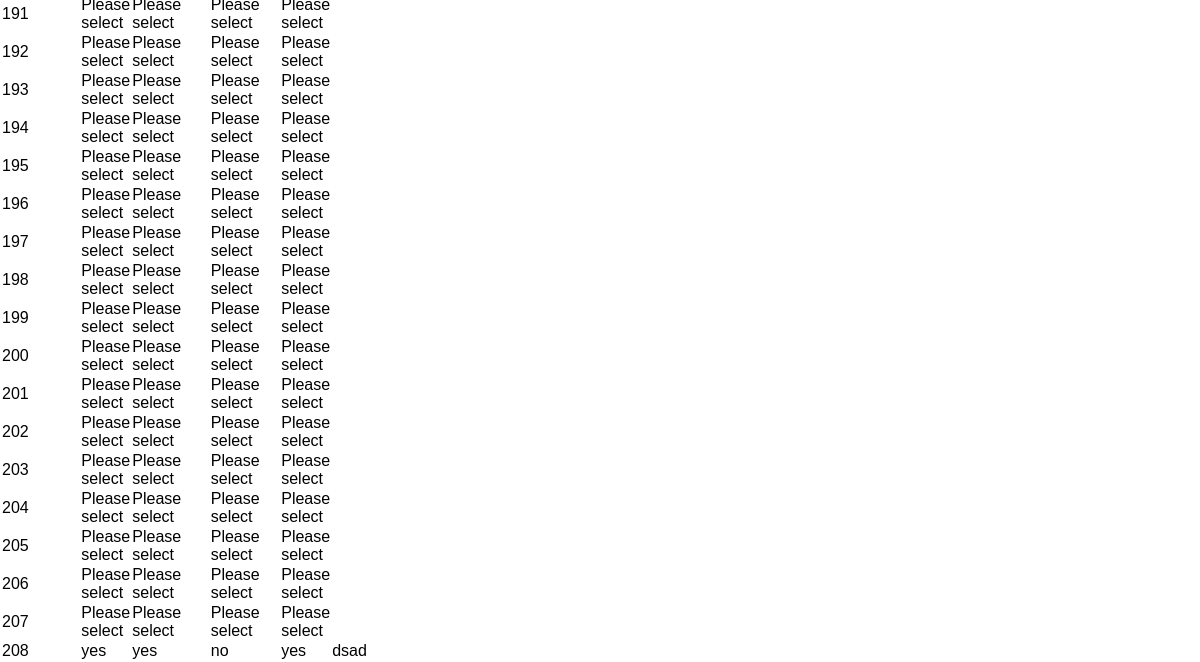
The page /CandidateWorkElegibility (lower part) on the database as committed earlier.
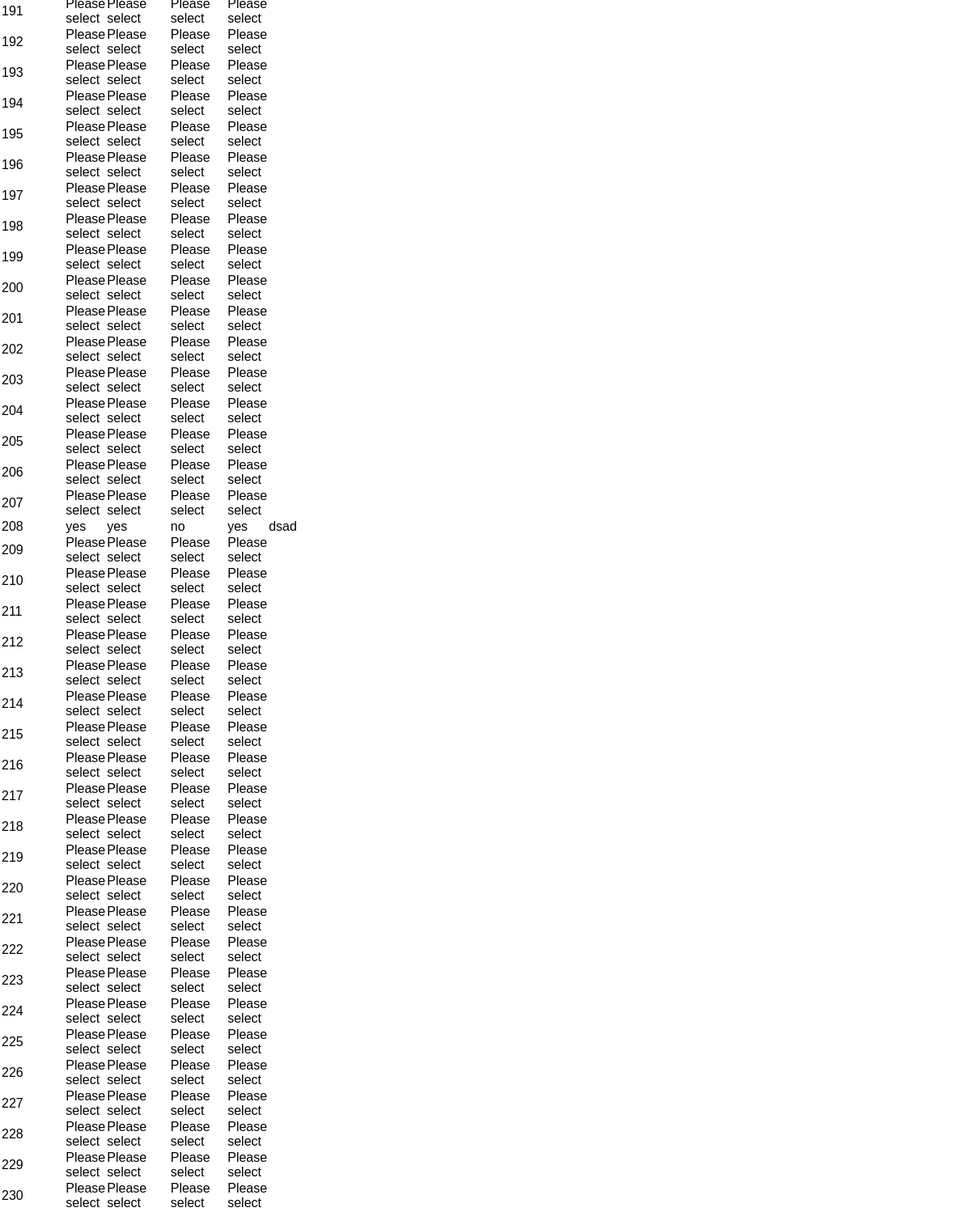
The same page on the database as committed later.
### tables this page shows
CREATE TABLE `CandidateWorkElegibility` (
	`CandidateID`	INTEGER NOT NULL PRIMARY KEY AUTOINCREMENT,
	`CandidateWorkElegibility`	TEXT NOT NULL,
	`CandidateDrivingLicense`	TEXT NOT NULL,
	`CandidateCriminalConvictions`	TEXT NOT NULL,
	`CandidateDisabilities`	TEXT NOT NULL,
	`CandidateDisabilityDetails`	TEXT NOT NULL
);

### DatabaseServer.py (the view)
@app.route("/CandidateWorkElegibility", methods=['GET'])
def database4():
    if request.method=='GET':
        conn = sqlite3.connect(DATABASE)
        cur = conn.cursor()
        cur.execute("SELECT * FROM CandidateWorkElegibility")
        data = cur.fetchall()
        return render_template("CandidateWorkElegibility.html", data=data)

### templates/CandidateWorkElegibility.html (shortened to what this page needs)
<!DOCTYPE html>
<html>
  <head>
    <link rel="stylesheet" media="screen" href="https://fontlibrary.org/face/schilder-grotesk" type="text/css"/>
    <link rel="stylesheet" type="text/css" href="../static/css/stylesheet.css">
    <title="Tutorials">
  </head>
  <body>
    <div class="database_display">
      <table id="table_data">
        {% for row in data%}
        <tr>
          {% for cell in row%}
          <td> {{cell}} </td>
          {% endfor %}
        </tr>
        {% endfor %}
      </table>
    </div>
  </body>
</html>

### static/css/stylesheet.css (style rules this page uses)
* { margin: 0px; padding: 0px; }
body { font-family: Arial, "Helvetica Neue", Helvetica, sans-serif; }

Rows that differ between the two databases and show on the page:
added CandidateWorkElegibility: row "209", CandidateWorkElegibility "Please select", CandidateDrivingLicense "Please select", CandidateCriminalConvictions "Please select", CandidateDisabilities "Please select"
added CandidateWorkElegibility: row "210", CandidateWorkElegibility "Please select", CandidateDrivingLicense "Please select", CandidateCriminalConvictions "Please select", CandidateDisabilities "Please select"
added CandidateWorkElegibility: row "211", CandidateWorkElegibility "Please select", CandidateDrivingLicense "Please select", CandidateCriminalConvictions "Please select", CandidateDisabilities "Please select"
added CandidateWorkElegibility: row "212", CandidateWorkElegibility "Please select", CandidateDrivingLicense "Please select", CandidateCriminalConvictions "Please select", CandidateDisabilities "Please select"
added CandidateWorkElegibility: row "213", CandidateWorkElegibility "Please select", CandidateDrivingLicense "Please select", CandidateCriminalConvictions "Please select", CandidateDisabilities "Please select"
added CandidateWorkElegibility: row "214", CandidateWorkElegibility "Please select", CandidateDrivingLicense "Please select", CandidateCriminalConvictions "Please select", CandidateDisabilities "Please select"
added CandidateWorkElegibility: row "215", CandidateWorkElegibility "Please select", CandidateDrivingLicense "Please select", CandidateCriminalConvictions "Please select", CandidateDisabilities "Please select"
added CandidateWorkElegibility: row "216", CandidateWorkElegibility "Please select", CandidateDrivingLicense "Please select", CandidateCriminalConvictions "Please select", CandidateDisabilities "Please select"
added CandidateWorkElegibility: row "217", CandidateWorkElegibility "Please select", CandidateDrivingLicense "Please select", CandidateCriminalConvictions "Please select", CandidateDisabilities "Please select"
added CandidateWorkElegibility: row "218", CandidateWorkElegibility "Please select", CandidateDrivingLicense "Please select", CandidateCriminalConvictions "Please select", CandidateDisabilities "Please select"
added CandidateWorkElegibility: row "219", CandidateWorkElegibility "Please select", CandidateDrivingLicense "Please select", CandidateCriminalConvictions "Please select", CandidateDisabilities "Please select"
added CandidateWorkElegibility: row "220", CandidateWorkElegibility "Please select", CandidateDrivingLicense "Please select", CandidateCriminalConvictions "Please select", CandidateDisabilities "Please select"
added CandidateWorkElegibility: row "221", CandidateWorkElegibility "Please select", CandidateDrivingLicense "Please select", CandidateCriminalConvictions "Please select", CandidateDisabilities "Please select"
added CandidateWorkElegibility: row "222", CandidateWorkElegibility "Please select", CandidateDrivingLicense "Please select", CandidateCriminalConvictions "Please select", CandidateDisabilities "Please select"
added CandidateWorkElegibility: row "223", CandidateWorkElegibility "Please select", CandidateDrivingLicense "Please select", CandidateCriminalConvictions "Please select", CandidateDisabilities "Please select"
added CandidateWorkElegibility: row "224", CandidateWorkElegibility "Please select", CandidateDrivingLicense "Please select", CandidateCriminalConvictions "Please select", CandidateDisabilities "Please select"
added CandidateWorkElegibility: row "225", CandidateWorkElegibility "Please select", CandidateDrivingLicense "Please select", CandidateCriminalConvictions "Please select", CandidateDisabilities "Please select"
added CandidateWorkElegibility: row "226", CandidateWorkElegibility "Please select", CandidateDrivingLicense "Please select", CandidateCriminalConvictions "Please select", CandidateDisabilities "Please select"
added CandidateWorkElegibility: row "227", CandidateWorkElegibility "Please select", CandidateDrivingLicense "Please select", CandidateCriminalConvictions "Please select", CandidateDisabilities "Please select"
added CandidateWorkElegibility: row "228", CandidateWorkElegibility "Please select", CandidateDrivingLicense "Please select", CandidateCriminalConvictions "Please select", CandidateDisabilities "Please select"
added CandidateWorkElegibility: row "229", CandidateWorkElegibility "Please select", CandidateDrivingLicense "Please select", CandidateCriminalConvictions "Please select", CandidateDisabilities "Please select"
added CandidateWorkElegibility: row "230", CandidateWorkElegibility "Please select", CandidateDrivingLicense "Please select", CandidateCriminalConvictions "Please select", CandidateDisabilities "Please select"
